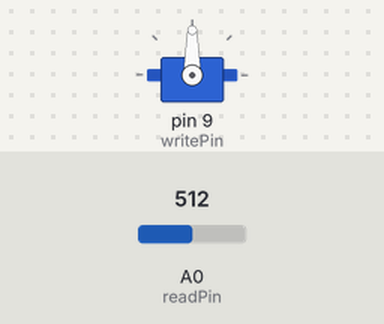
Bench run of a sketch on a simulated Arduino Uno, built with avr-gcc and run on an emulated ATmega328P. Shown: servo. The test bench sets the inputs (shaded band); at power-on: A0 (readPin) = 512. What the sketch prints to the serial monitor is not drawn.

Above: at 2.2 s.
2.3 s: A0 (readPin) set to 716
At 4.6 s:
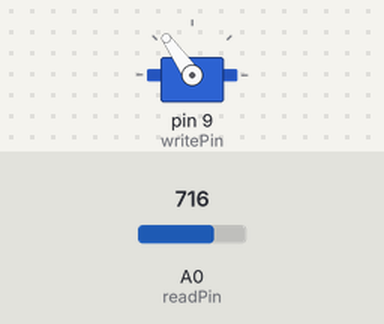
4.9 s: A0 (readPin) set to 900
At 6.8 s:
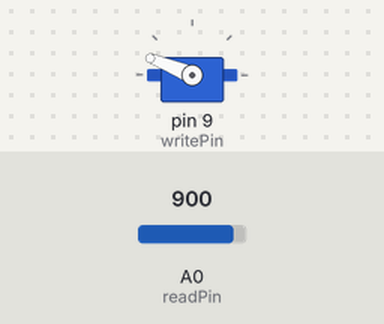
7.9 s: A0 (readPin) set to 974
9.4 s: A0 (readPin) set to 999
At 10.7 s:
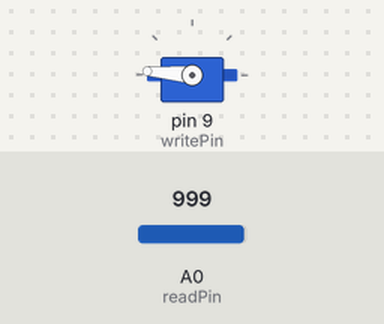
Timing chart, 0 to 12.4 s (numbered marks = the images above; inputs shaded):
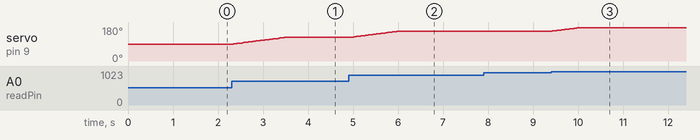

Measured:
- the behaviour switches between 988 and 989 on A0 (readPin) (found by bisection; images 2 and 3)
- after the input at 2.3 s, servo on pin 9 (writePin): moves from 90° to 125° over 1.1 s, starting at once
- after the input at 4.9 s, servo on pin 9 (writePin): moves from 125° to 158° over 1.1 s, starting at once
- after the input at 7.9 s, every drawn part: stays the same
- after the input at 9.4 s, servo on pin 9 (writePin): moves from 158° to 175° over 0.54 s, starting at once

The sketch:

sketch_oct24b.ino
```cpp
//#include<Servo.h>
#include<Arduino.h>
#include<ServoEasing.hpp>

ServoEasing servo1;

const int readPin = A0;
const int writePin = 9;

float curLightValue;
float prevLightValue;

bool positionSet;
float rotOffset = 15;

void setup() {
  Serial.begin(9600);
  servo1.attach(writePin, 0);

  prevLightValue = analogRead(readPin);
  prevLightValue = map(prevLightValue, 0, 1023, 0, 180);

  delay(1000);
}

void loop() {
  positionSet = false;
  curLightValue = analogRead(readPin);

  float voltage = curLightValue * (3.3 / 1023.0);
  //Serial.println(voltage);

  curLightValue = map(curLightValue, 0 , 1023, 0, 180);

  Serial.println(abs(curLightValue - prevLightValue));

  if(abs(curLightValue - prevLightValue) > rotOffset){
    prevLightValue = analogRead(readPin);
    prevLightValue = map(prevLightValue, 0, 1023, 0, 180);
    servo1.easeTo(curLightValue, 30);
    delay(500);
  }
}
```
